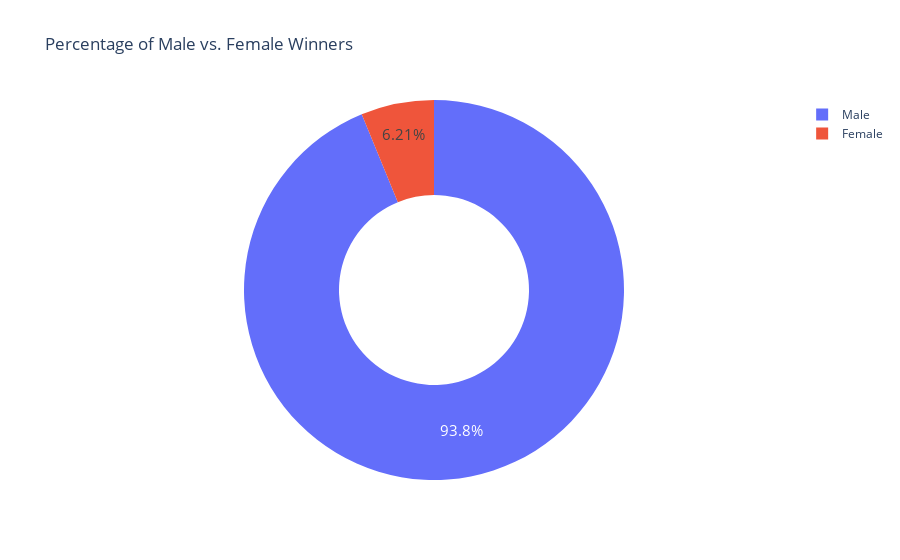

The code cell stored with this chart in its notebook:
### Markdown cell above
**Challenge**: Create a [donut chart using plotly](https://plotly.com/python/pie-charts/) which shows how many prizes went to men compared to how many prizes went to women. What percentage of all the prizes went to women?

### Code cell
biology = df_data.sex.value_counts()
sex_pie_chart = px.pie(labels=biology.index, values=biology.values, names=biology.index, title="Percentage of Male vs. Female Winners", hole=0.5)
sex_pie_chart.update_traces(textposition='inside', textfont_size=15, textinfo='percent')
sex_pie_chart.show()

### Figure 1 — Plotly figure (JSON) as saved in the notebook; plotly's stock layout.template omitted (floating-point values rounded to 4 significant figures)
{"data": [{"domain": {"x": [0, 1], "y": [0, 1]}, "hole": 0.5, "hovertemplate": "label=%{label}<br>value=%{value}<extra></extra>", "labels": ["Male", "Female"], "legendgroup": "", "name": "", "showlegend": true, "textfont": {"size": 15}, "textinfo": "percent", "textposition": "inside", "type": "pie", "values": [876, 58]}], "layout": {"legend": {"tracegroupgap": 0}, "title": {"text": "Percentage of Male vs. Female Winners"}}}
